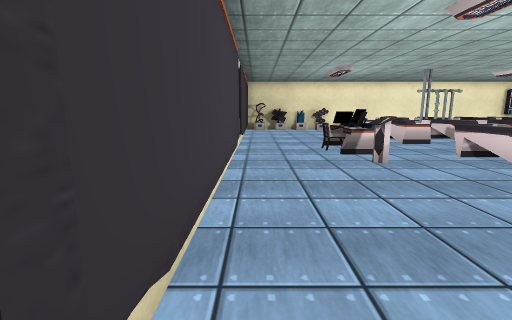
[1] (above)

18 first-person views from a walk through a scene from a Unity 3-D project. The camera is 1.2 m above the floor, tilts 10° down and sees 85° across. The floor is counted in squares, 1 m on a side. Each view is taken from the middle of a square. On the plan, view 1 faces up. The plan holds only what a view shows up to about 13 squares ahead; the rest is blank. The place goes on beyond the plan. The player is left out. Some surface patterns are stand-ins.

[2]
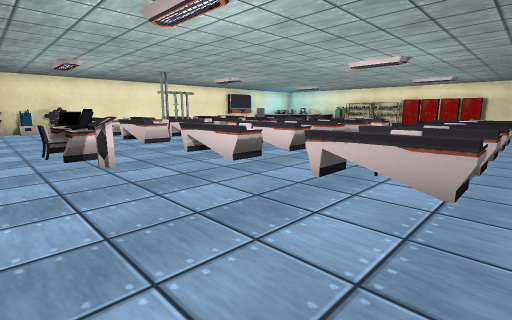

[3]
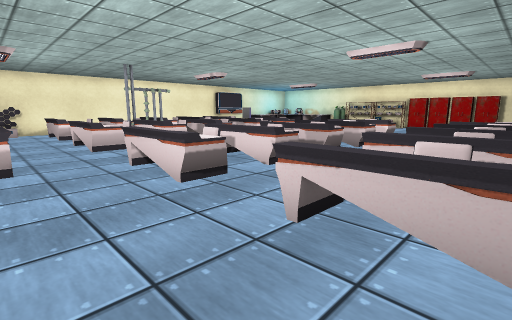

[4]
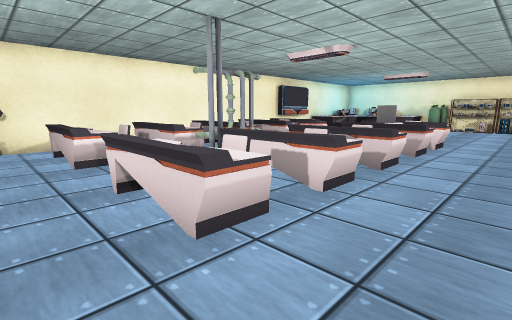

[5]
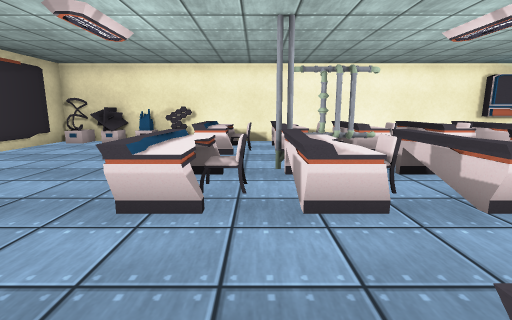

[6]
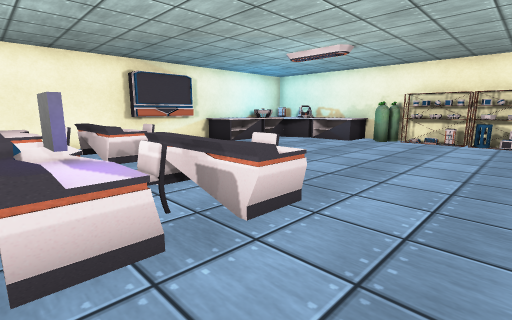

[7]
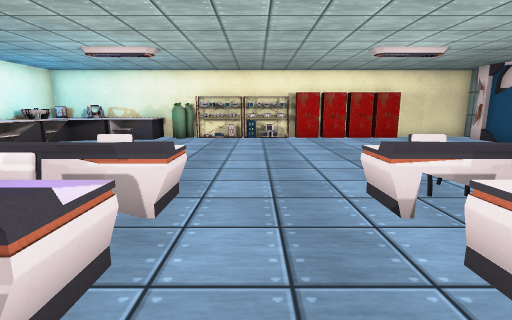

[8]
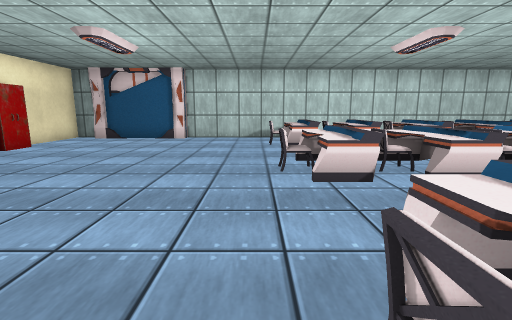

[9]
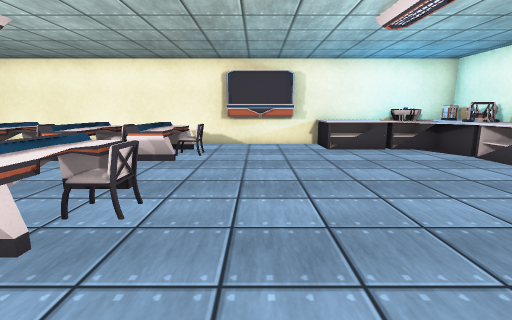

[10]
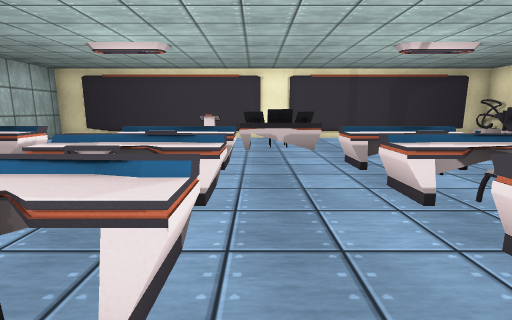

[11]
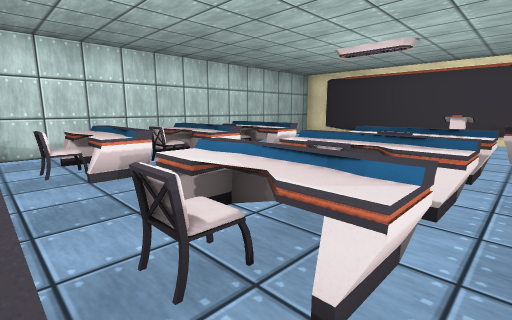

[12]
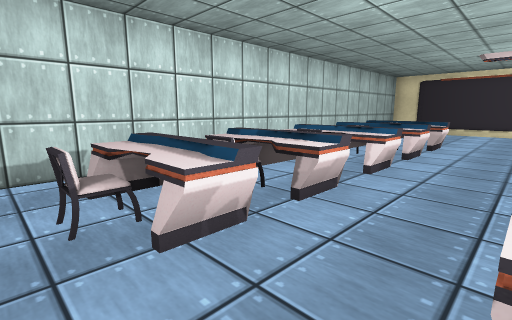

[13]
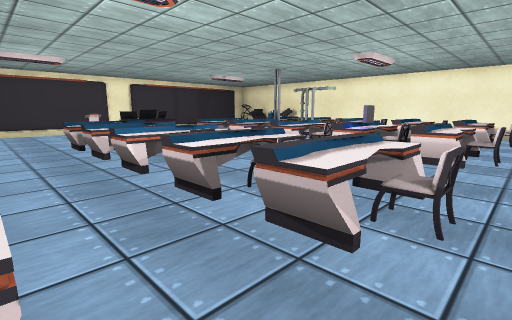

[14]
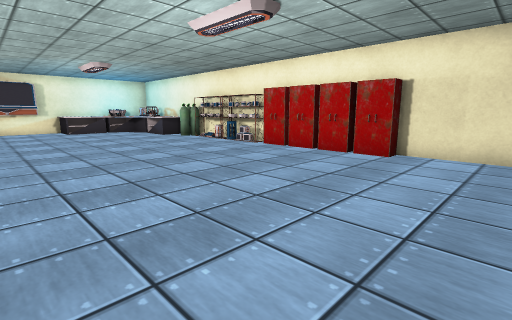

[15]
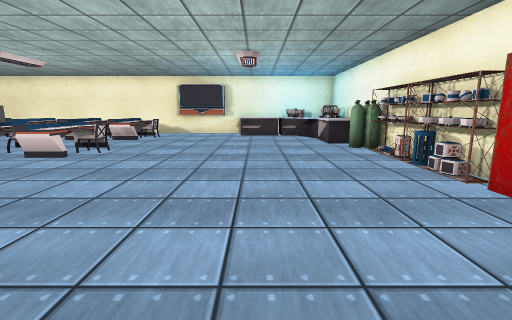

[16]
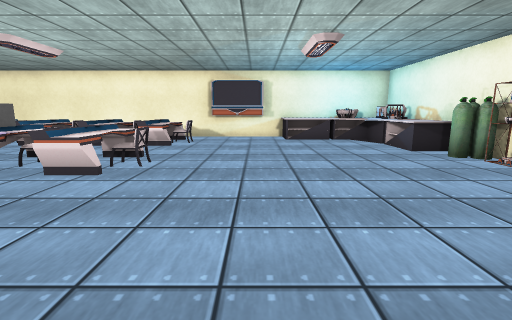

[17]
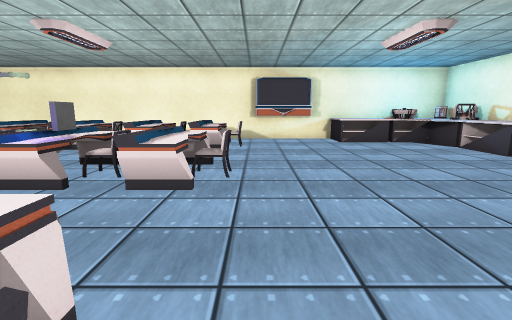

[18]
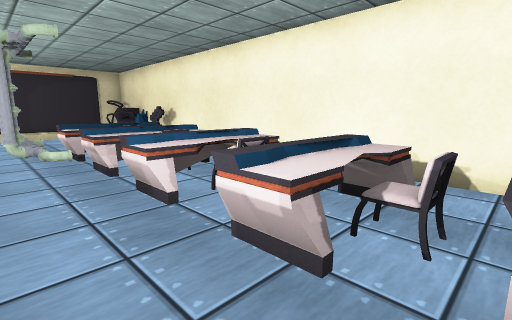

### Floor plan
Points are (right, up) in squares from view 1. A wall is a line through its corners. A room is listed if a view was taken in it or the views show most of it. See-through windows are left out.
Room 1 (views 1, 2, 3, 4, 5, 6, 7, 8, 9, 10, 11, 12, 13, 14, 15, 16, 17, 18)
walls: (15.6, 18.2) (4.4, 18.2); (19.1, -0.5) (19.5, -0.5); (19.6, -0.5) (23.1, -0.5); (2.6, 18.2) (1.5, 18.2); (21.5, 18.2) (18.4, 18.2); (24.1, 14.4) (24.1, 15.5); (23.2, -0.7) (24.1, -0.7) (24.1, 2.5); (-0.5, 18.4) (-0.5, -0.7) (19.1, -0.7) (19.1, -0.3)
low walls: (12.5, 10.9) (12.5, 11.5); (12.6, 11.5) (12.6, 10.9); (19.1, -0.3) (19.5, -0.3); (22.5, -0.3) (23.1, -0.3)
objects: other object (0, 17) to (0, 18); other object (1, 17) to (1, 18); chair (2, 9); other object (3, 6) to (3, 7); desk (3, 8) to (3, 10); other object (3, 18); other object (4, 18); other object (5, 1) to (6, 3); other object (5, 5) to (6, 7); other object (5, 10) to (6, 12); other object (5, 15) to (6, 17); chair (7, 2); chair (7, 6); chair (7, 11); other object (7, 16); other object (8, 1) to (8, 3); other object (8, 5) to (8, 7); other object (8, 10) to (8, 13); other object (8, 13) to (10, 14); other object (8, 15) to (8, 17); chair (9, 2); chair (9, 6); chair (9, 11); other object (9, 16); other object (10, 1) to (11, 3); other object (10, 5) to (11, 7); other object (10, 10) to (11, 12); other object (10, 15) to (11, 17); other object (12, 1) to (13, 3); other object (12, 5) to (13, 7); other object (12, 10) to (13, 12); other object (12, 15) to (13, 17); other object (14, 1) to (15, 3); other object (14, 5) to (15, 7); other object (14, 10) to (15, 12); other object (14, 15) to (15, 17); cabinet (19, 17) to (21, 18); cabinet (22, 16) to (24, 18); other object (22, 17) to (22, 18); cabinet (23, 9); battery (23, 10); tank (23, 12); cabinet (23, 13) to (24, 15); other object (24, 8); other object (24, 9); other object (24, 10); cabinet (24, 11); tank (24, 12); tank (24, 13); battery (24, 18)

Positions as (right, up) in squares from view 1, and headings:
1: (0, 0), facing up
2: (1, 0), facing up-right
3: (3, 1), facing up-right
4: (4, 8), facing up-right
5: (7, 7), facing up
6: (12, 8), facing up-right
7: (11, 9), facing right
8: (16, 12), facing down
9: (17, 8), facing up
10: (12, 8), facing left
11: (12, 8), facing down-left
12: (16, 5), facing down-left
13: (16, 3), facing up-left
14: (16, 0), facing up-right
15: (20, 3), facing up
16: (18, 5), facing up
17: (16, 6), facing up
18: (14, 13), facing up-left
